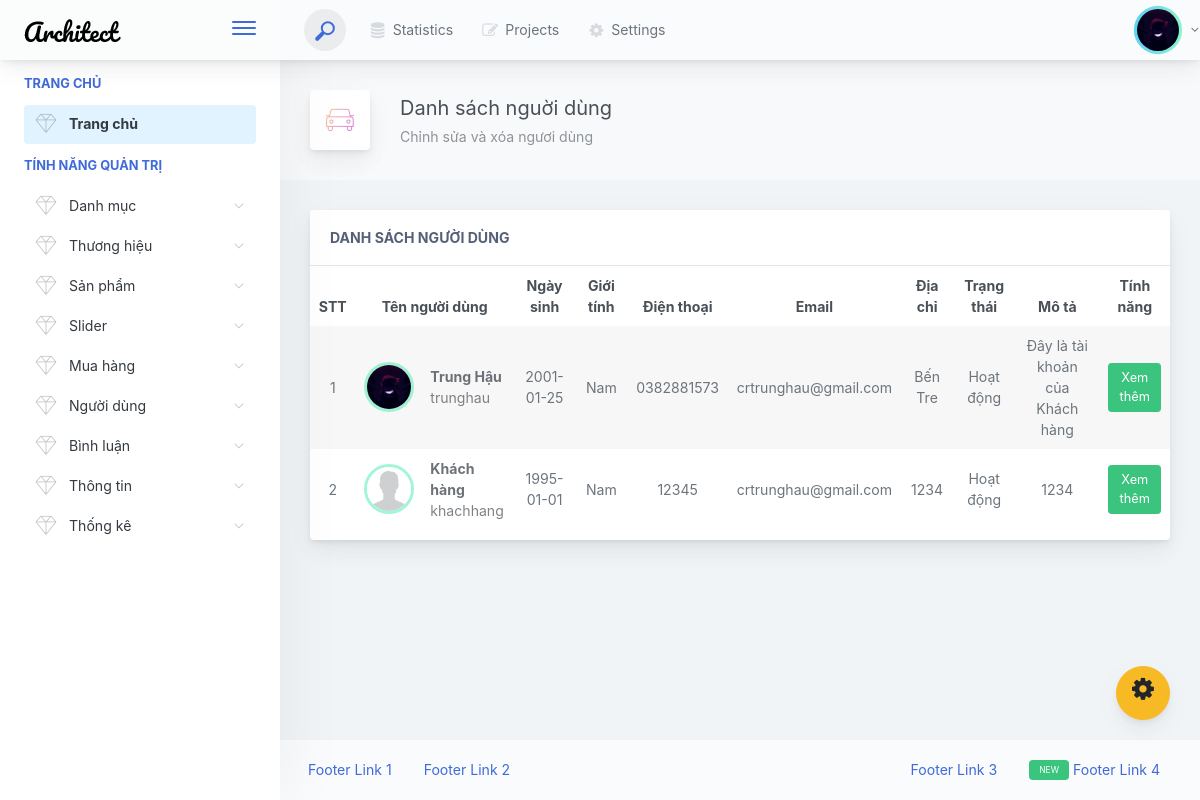
/admin/userlist.php (signed in), run on the app's committed database.
### tables this page shows
CREATE TABLE `tbl_user` (
  `userID` int(11) NOT NULL,
  `username` varchar(255) NOT NULL,
  `password` varchar(255) NOT NULL,
  `userFullName` varchar(255) NOT NULL,
  `userEmail` varchar(255) NOT NULL,
  `userPhone` varchar(255) NOT NULL,
  `userBirthDay` date NOT NULL,
  `userSex` int(11) NOT NULL,
  `userAddress` varchar(255) NOT NULL,
  `userImage` varchar(255) NOT NULL,
  `userStatus` varchar(255) NOT NULL,
  `userLastLogin` bigint(20) NOT NULL DEFAULT 0,
  `userBlock` int(11) NOT NULL DEFAULT 0,
  `userActive` text NOT NULL
);

### lib/database.php (called while the page is built, shortened)
<?php
class Database extends PDO
{
  public $host   = DB_HOST;
  public $user   = DB_USER;
  public $pass   = DB_PASS;
  public $dbname = DB_NAME;
  public $link;
  private function connectDB()
  {
    $this->link = new mysqli(
      $this->host,
      $this->user,
      $this->pass,
      $this->dbname
    );
  }
  public function select($query)
  {
    $result = $this->link->query($query) or
      die($this->link->error . __LINE__);
    if ($result->num_rows > 0) {
      return $result;
    } else {
      return false;
    }
  }
}

### classes/user.php (called while the page is built, shortened)
<?php
$filepath = realpath(dirname(__FILE__));
include_once($filepath . '/../lib/database.php');
?>
<?php
class user
{
	private $db;
	public function __construct()
	{
		$this->db = new Database();
	}
	public function getAllUser()
	{
		$query = "SELECT * FROM tbl_user";
		$result = $this->db->select($query);
		return $result;
	}
}

### admin/userlist.php (the view)
<?php include_once "./inc/header.php" ?>
<?php include_once "./inc/setting.php" ?>
<div class="app-main">
	<?php include_once "./inc/slidebar.php" ?>
	<div class="app-main__outer">
		<div class="app-main__inner">
			<div class="app-page-title">
				<div class="page-title-wrapper">
					<div class="page-title-heading">
						<div class="page-title-icon">
							<i class="pe-7s-car icon-gradient bg-mean-fruit">
							</i>
						</div>
						<div>Danh sách nguời dùng
							<div class="page-title-subheading">
								Chỉnh sửa và xóa ngươi dùng
							</div>
						</div>
					</div>
				</div>
			</div>
			<div class="row">
				<div class="col-md-12">
					<div class="main-card mb-3 card">
						<div class="card-header">Danh sách người dùng</div>
						<div class="table-responsive" style="padding-bottom: 10px;">
							<?php
							$getUser = $user->getAllUser();
							if ($getUser) {
								$i = 0;
							?>
								<table class="align-middle mb-0 table table-borderless table-striped table-hover">
									<thead>
										<tr>
											<th class="text-center">STT</th>
											<th class="text-center">Tên người dùng</th>
											<th class="text-center">Ngày sinh</th>
											<th class="text-center">Giới tính</th>
											<th class="text-center">Điện thoại</th>
											<th class="text-center">Email</th>
											<th class="text-center">Địa chỉ</th>
											<th class="text-center">Trạng thái</th>
											<th class="text-center">Mô tả</th>
											<th class="text-center">Tính năng</th>
										</tr>
									</thead>
									<tbody>
										<?php
										while ($result = $getUser->fetch_assoc()) {
											$i++;
										?>
											<tr>
												<td class="text-center text-muted"><?php echo $i; ?></td>
												<td>
													<div class="widget-content p-0">
														<div class="widget-content-wrapper">
															<div class="widget-content-left mr-3  ">
																<div class="widget-content-left <?php if ($result["userLastLogin"] > time()) {
																																	echo "user-on";
																																} ?>" style="position: relative;">
																	<img class="rounded-circle border-circle" src="uploads/avatars/<?php echo $result["userImage"] ?>" alt="">
																</div>
															</div>
															<div class="widget-content-left flex2">
																<div class="widget-heading"><?php echo $result["userFullName"] ?></div>
																<div class="widget-subheading opacity-7"><?php echo $result["username"] ?></div>
															</div>
														</div>
													</div>
												</td>
												<td class="text-center text-muted"><?php echo $result["userBirthDay"] ?></td>
												<td class="text-center text-muted">
													<?php
													if ($result["userSex"]  == 0) {
														echo "Nam";
													} else {
														echo "Nữ";
													}
													?>
												</td>
												<td class="text-center text-muted"><?php echo $result["userPhone"] ?></td>
												<td class="text-center text-muted"><?php echo $result["userEmail"] ?></td>
												<td class="text-center text-muted"><?php echo $result["userAddress"] ?></td>
												<td class="text-center text-muted">
													<?php
													if ($result["userBlock"] < 5) {
														echo "Hoạt động";
													} else {
														echo "Đã khóa";
													}
													?>
												</td>
												<td class="text-center text-muted"><?php echo $result["userStatus"] ?></td>
												<td class="text-center">
													<a href="morefeature.php?userID=<?php echo $result["userID"] ?>" class="btn btn-success btn-sm">Xem thêm</a>
												</td>
											</tr>
										<?php } ?>
									</tbody>
								</table>
							<?php } else { ?>
								<div class="text-center text-noti">Không có người dùng nào để hiển thị</div>
							<?php } ?>
						</div>
					</div>
				</div>
			</div>
		</div>
		<?php include_once "./inc/footer.php" ?>

### admin/assets/style/admin-style.css (style rules this page uses)
.border-circle { width: 50px; height: 50px; border: 3px solid #5defb793; }

### data on the page
tbl_user: userImage (picture), userFullName "Trung Hậu", username "trunghau", userBirthDay "2001-01-25", userSex "Nam", userPhone "0382881573", userEmail "crtrunghau@gmail.com", userAddress "Bến Tre", userBlock "Hoạt động", userStatus "Đây là tài khoản của Khách hàng"
tbl_user: userImage (placeholder picture), userFullName "Khách hàng", username "khachhang", userBirthDay "1995-01-01", userSex "Nam", userPhone "12345", userEmail "crtrunghau@gmail.com", userAddress "1234", userBlock "Hoạt động", userStatus "1234"
